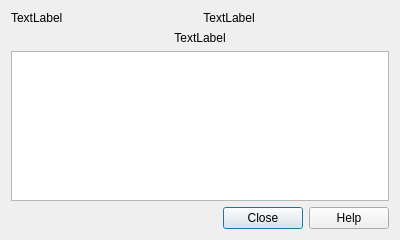
<?xml version="1.0" encoding="UTF-8"?>
<ui version="4.0">
 <class>Dialog</class>
 <widget class="QDialog" name="Dialog">
  <property name="geometry">
   <rect>
    <x>0</x>
    <y>0</y>
    <width>400</width>
    <height>240</height>
   </rect>
  </property>
  <property name="windowTitle">
   <string/>
  </property>
  <layout class="QGridLayout" name="gridLayout" columnstretch="0,5">
   <item row="0" column="0">
    <widget class="QLabel" name="lblLogo">
     <property name="text">
      <string>TextLabel</string>
     </property>
     <property name="alignment">
      <set>Qt::AlignLeading|Qt::AlignLeft|Qt::AlignTop</set>
     </property>
    </widget>
   </item>
   <item row="0" column="1">
    <widget class="QLabel" name="lblName">
     <property name="text">
      <string>TextLabel</string>
     </property>
     <property name="alignment">
      <set>Qt::AlignCenter</set>
     </property>
    </widget>
   </item>
   <item row="1" column="0" colspan="2">
    <widget class="QLabel" name="lblVersion">
     <property name="text">
      <string>TextLabel</string>
     </property>
     <property name="alignment">
      <set>Qt::AlignCenter</set>
     </property>
    </widget>
   </item>
   <item row="3" column="0" colspan="2">
    <widget class="QDialogButtonBox" name="buttonBox">
     <property name="orientation">
      <enum>Qt::Horizontal</enum>
     </property>
     <property name="standardButtons">
      <set>QDialogButtonBox::Close|QDialogButtonBox::Help</set>
     </property>
    </widget>
   </item>
   <item row="2" column="0" colspan="2">
    <widget class="QTextBrowser" name="textBrowser">
     <property name="readOnly">
      <bool>true</bool>
     </property>
     <property name="html">
      <string>&lt;!DOCTYPE HTML PUBLIC &quot;-//W3C//DTD HTML 4.0//EN&quot; &quot;http://www.w3.org/TR/REC-html40/strict.dtd&quot;&gt;
&lt;html&gt;&lt;head&gt;&lt;meta name=&quot;qrichtext&quot; content=&quot;1&quot; /&gt;&lt;style type=&quot;text/css&quot;&gt;
p, li { white-space: pre-wrap; }
&lt;/style&gt;&lt;/head&gt;&lt;body style=&quot; font-family:'Sans Serif'; font-size:9pt; font-weight:400; font-style:normal;&quot;&gt;
&lt;p style=&quot;-qt-paragraph-type:empty; margin-top:0px; margin-bottom:0px; margin-left:0px; margin-right:0px; -qt-block-indent:0; text-indent:0px;&quot;&gt;&lt;br /&gt;&lt;/p&gt;&lt;/body&gt;&lt;/html&gt;</string>
     </property>
     <property name="textInteractionFlags">
      <set>Qt::LinksAccessibleByMouse|Qt::TextSelectableByMouse</set>
     </property>
    </widget>
   </item>
  </layout>
 </widget>
 <resources/>
 <connections>
  <connection>
   <sender>buttonBox</sender>
   <signal>accepted()</signal>
   <receiver>Dialog</receiver>
   <slot>accept()</slot>
   <hints>
    <hint type="sourcelabel">
     <x>248</x>
     <y>254</y>
    </hint>
    <hint type="destinationlabel">
     <x>157</x>
     <y>274</y>
    </hint>
   </hints>
  </connection>
  <connection>
   <sender>buttonBox</sender>
   <signal>rejected()</signal>
   <receiver>Dialog</receiver>
   <slot>reject()</slot>
   <hints>
    <hint type="sourcelabel">
     <x>316</x>
     <y>260</y>
    </hint>
    <hint type="destinationlabel">
     <x>286</x>
     <y>274</y>
    </hint>
   </hints>
  </connection>
 </connections>
</ui>
